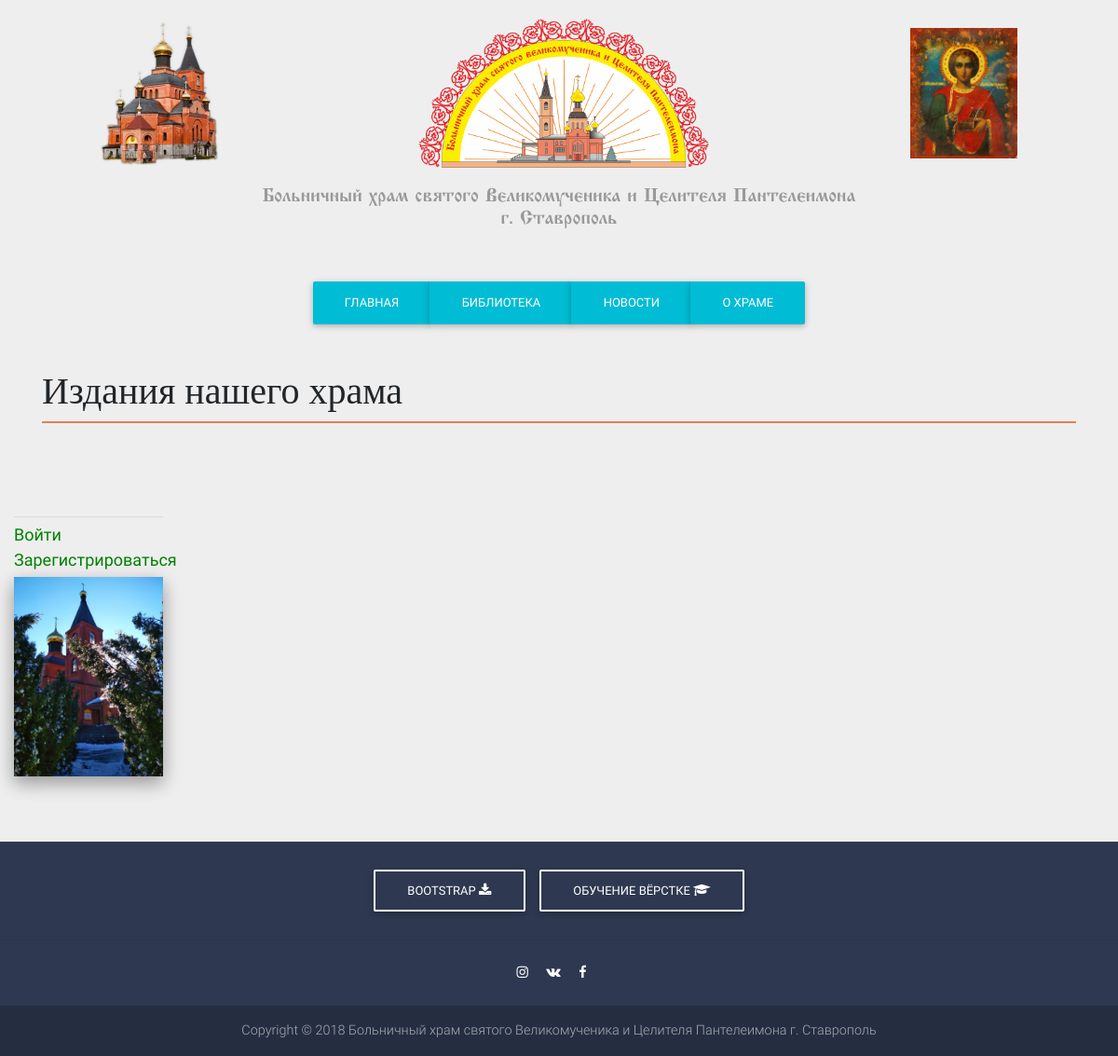
The page /pages/p_biblioteka.php on the database as committed earlier.
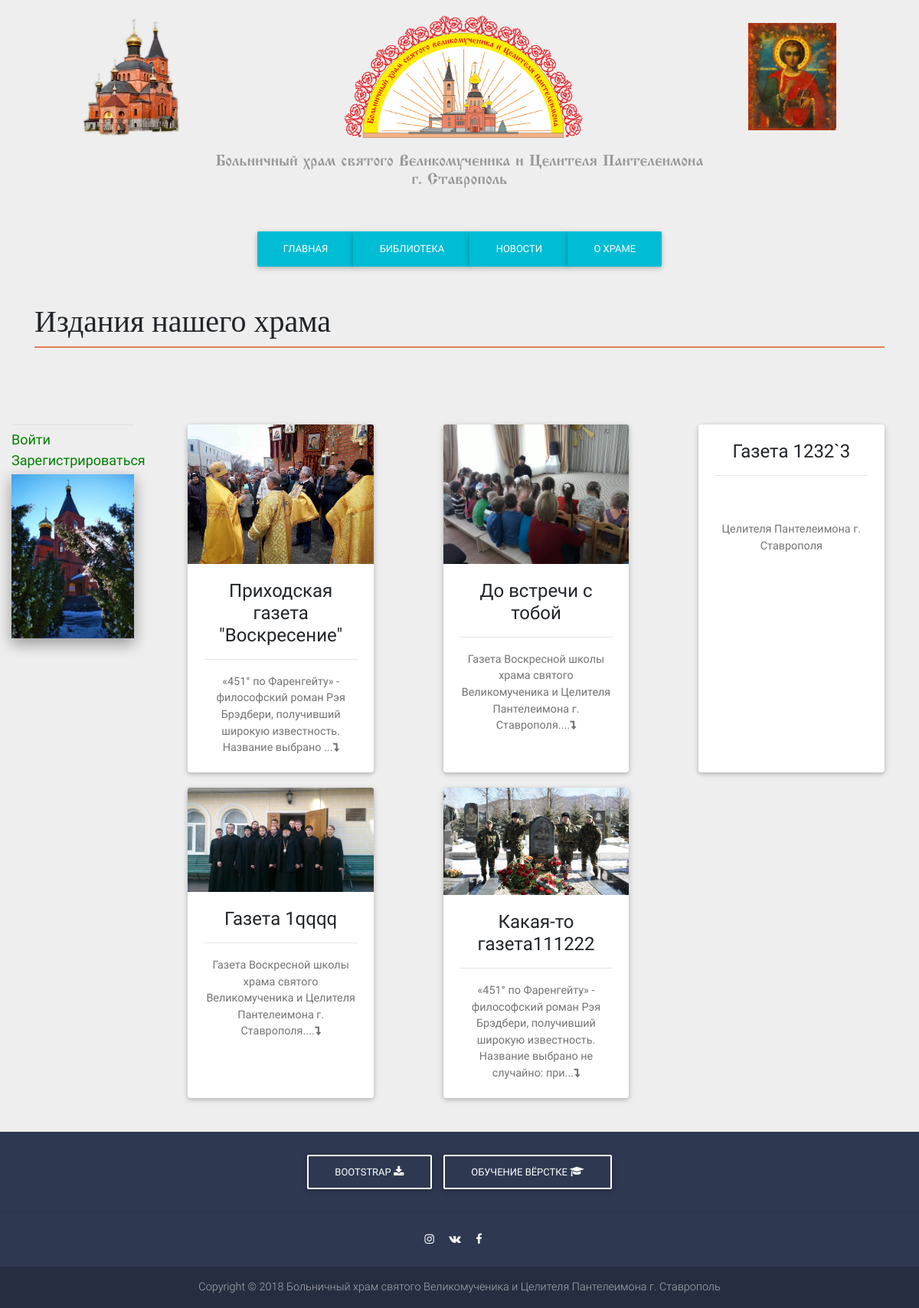
The same page on the database as committed later.
### tables this page shows
CREATE TABLE `publishing_blocks` (
  `id` int(11) NOT NULL,
  `block_name` varchar(100) NOT NULL,
  `block_image` varchar(500) NOT NULL,
  `block_description` varchar(500) NOT NULL,
  `block_hidden` tinyint(1) NOT NULL
);

### pages/p_biblioteka.php (the view, shortened to what this page needs)
<?php
require_once $_SERVER['DOCUMENT_ROOT'].'/scripts/s_functions.php';
get_header_site ('Библиотека', 'Электронная библиотека храма святого Великомученика и Целителя Пантелеимона <br> г. Ставрополь');
get_menu ();
page_title ('Издания нашего храма');
?>
<main>
	<section class="container-fluid">
		<div class="row">
			<div class="col-sm-0 col-lg-2">
				<?php get_sidebar (); ?>
			</div>
			<div class="col-sm-12 col-lg-10">
				<div class="content">
					<div class="row">
				<?php
				$select_query = sprintf("SELECT * FROM publishing_blocks");
				$result = mysqli_query($link, $select_query);
				while ($row = mysqli_fetch_array($result)) {
					if(strlen($row["block_description"])>"120") $str = "...<i class='fa fa-level-down' aria-hidden='true'></i>"; else $str = "";
						$descr_cut = mb_substr(strip_tags($row["block_description"]), 0, 120, 'utf-8');
					if ($_SESSION['id'] == null or $_SESSION['id'] > 1) {
						$hidden = $row['block_hidden'];
						if ($hidden == 0) {
							$color = "display: none";}
							else {
								continue(1);
							}
						}
						echo "
						<div class='col-sm-12 col-md-6 col-lg-4 d-flex justify-content-center'>
						<div class='card pub-block'>
						<div class='no_error' style='".$color." ".$border."'><strong>".$no_error."</strong><br>".$edit."<br>".$delete."</div>
						<div class='view overlay'>
						<img class='card-img-top m-0 p-0' src=/".$row["block_image"]." alt=''>
						<a href='/pages/biblioteka/p_publishing_page.php?id=".$row["id"]."'>
						<div class='mask rgba-white-slight'></div>
						</a>
						</div>
						<div class='card-body'>
						<table class='pub-block-wrap' style='height: 150px;'>
					  <tbody>
					    <tr>
					      <td class='align-top'><h4 class='card-title'>".$row["block_name"]."<hr></h4></td>
					    </tr>
					    <tr>
					      <td class='align-bottom'><a href='/pages/biblioteka/p_publishing_page.php?id=".$row["id"]."'><p class='card-text align-text-bottom'>".$descr_cut.$str."</p></a>
					      </td>
					    </tr>
					  </tbody>
						</table>
						</div>
						</div>
						</div>";}?>
					</div>
				</div>
			</div>
		</div>
	</section>
</main>
<?php
get_footer ();
?>

### scripts/s_functions.php (shortened to what this page needs)
<?php
function get_header_site ($title_br, $header_subtitle) {
	echo <<<EOD
	<!DOCTYPE html>
	<html lang='ru'>
	<head>
	<link rel="stylesheet" href="https://maxcdn.bootstrapcdn.com/font-awesome/4.7.0/css/font-awesome.min.css">
	<link href="/css/bootstrap.min.css" rel="stylesheet">
	<link href="/css/mdb.min.css" rel="stylesheet">
	<link href="/css/style.css" rel="stylesheet">
	<link rel='stylesheet' href='/css/bootstrap-grid.min.css'>
	<link href="http://allfont.ru/allfont.css?fonts=ds-russia-demo" rel="stylesheet" type="text/css">
	<link href="http://allfont.ru/allfont.css?fonts=zanesennyj" rel="stylesheet" type="text/css">
	<title>$title_br</title>
</head>
<body>
	<div class="header_site ">
		<div class="logo_block">
			<img id="logo_1" src="/images/original-233x285.png" alt="">
			<img id="logo_2" src="/images/logo.png" alt="">
			<img id="logo_3" src="/images/iconPanteleimon.jpg" alt="">
		</div>
		<div class="header_title">
		<h4>Больничный храм святого Великомученика и Целителя Пантелеимона <br> г. Ставрополь</h4>
		</div>
		<div class="header_subtitle">
		</div>
	</div>
EOD;
}
function get_menu () {
	$s1 = "Главная";
	$s2 = "Библиотека";
	$s3 = "Новости";
	$s4 = "О храме";
echo <<<EOD
		<div class="wrap justify-content-center mb-5">
		  <div class="btn-group" role="group" aria-label="Basic example">
		    <button type="button" class="btn btn-cyan" onclick=location.href="/index.php">$s1</button>
		    <button type="button" class="btn btn-cyan" onclick=location.href="/pages/p_biblioteka.php">$s2</button>
		    <button type="button" class="btn btn-cyan" onclick=location.href="/pages/p_news.php">$s3</button>
		    <button type="button" class="btn btn-cyan" onclick=location.href="/pages/p_o_hrame.php">$s4</button>
EOD;
echo <<<EOD
    	</div>
		</div>
EOD;
}
function get_sidebar () {
echo <<<EOD
<div class="sidebar">
EOD;
			if (empty($_SESSION['login']) or empty($_SESSION['id'])) {
				echo
				"<div class='login_signup'>
				<a href='/pages/p_login.php'><p>Войти</p></a>
				<a href='/pages/p_registration.php'><p>Зарегистрироваться</p></a>
				</div>";
			} else {
				echo
				"<div class='login_signup'>
				Здравствуйте, <b>".$_SESSION['login']."</b>
				<a href='/scripts/s_logout.php'><p>Выйти</p></a>
				</div>";
			}
echo
<<<EOD
<img src="/images/341acbc6-a2da-467d-81b3-8ec7269ed109.jfif" class="img-fluid z-depth-2 mb-3" alt="">
EOD;
echo <<<EOD
</div>
EOD;
}
function page_title ($page_title) {
	echo
	<<<EOD
	<div class="container">
		<div class="page_title">
				<h1>$page_title</h1>
		</div>
	</div>
EOD;
}
function get_footer () {
echo <<<EOD
	<footer class="page-footer text-center font-small mdb-color darken-2 mt-4 wow fadeIn">
	<div class="pt-4">
		<a href="#" class="btn btn-outline-white">
			Bootstrap <i class="fa fa-download"></i>
		</a>
		<a href="#" class="btn btn-outline-white">
			Обучение вёрстке <i class="fa fa-graduation-cap"></i>
		</a>
	</div>
	<hr class="my-4">
	<div class="pb-4">
		<a href="#"><i class="fa fa-instagram mr-3"></i></a>
		<a href="#"><i class="fa fa-vk mr-3"></i></a>
		<a href="#"><i class="fa fa-facebook mr-3"></i></a>
	</div>
	<div class="footer-copyright py-3">
		Copyright © 2018 Больничный храм святого Великомученика и Целителя Пантелеимона
г. Ставрополь
	</div>
</footer>
</body>
</html>
<script>
  var sticky = new Sticky('[data-sticky]');
</script>
<script src="https://code.jquery.com/jquery-3.3.1.slim.min.js"></script>
<script src="https://cdnjs.cloudflare.com/ajax/libs/popper.js/1.14.3/umd/popper.min.js"></script>
<script src="https://stackpath.bootstrapcdn.com/bootstrap/4.1.3/js/bootstrap.min.js"></script>
EOD;
}
?>

### css/style.css (style rules this page uses)
html { height: auto; }
body { height: auto; background: #eee; }
a { text-decoration: none !important; }
table { border: 1px solid black; }
td { border: 1px solid black; text-align: center; }
table { width: 100%; }
h1, h2, h3, h5, h6 { font-family: 'Zanesennyj'; }
table td { font-size: 22px; }
.header_site { background-size: cover; }
.header_title { text-align: center; }
.header_title h4 { text-align: center; font-family: 'Izhitsa Regular'; color: #999; font-size: 20px; }
.header_subtitle { font-family: 'Old Standard TT', serif; margin-top: 10px; margin-bottom: 0px; padding: 0px 20px 20px 20px; text-align: center; color: #eee; text-shadow: 2px 2px 2px #756363; }
.login_signup { padding: 0px; font-family: 'Old Standard TT', serif; font-size: 18px; margin-top: 5px; margin-bottom: 5px; }
.login_signup p { margin: 0; color: green; }
.logo_block { display: -webkit-flex; display: -moz-flex; display: -ms-flex; display: -o-flex; display: flex; -webkit-flex-direction: row; -moz-flex-direction: row; -ms-flex-direction: row; -o-flex-direction: row; flex-direction: row; height: 200px; justify-content: space-around; -ms-align-items: center; align-items: center; }
#logo_1 { max-height: 77%; max-width: 20%; }
#logo_2 { max-height: 80%; max-width: 30%; }
#logo_3 { max-height: 70%; max-width: 20%; }
.page_title { margin-bottom: 100px; border-bottom: solid 2px #E47F50; }
.pub-block { justify-content: center; max-width: 80%; margin-bottom: 20px; }
.pub-block-wrap td, table { border: none; }
.sidebar { margin-right: 10px; margin-bottom: 30px; border-top: 1px solid #ddd; }
.wrap { display: -webkit-flex; display: -moz-flex; display: -ms-flex; display: -o-flex; display: flex; }
@media (min-width: 576px) { .wrap { display: none; } }
@media (min-width: 576px) { .sidebar { display: none; } }
@media (min-width: 768px) { .wrap { display: none; } }
@media (min-width: 992px) { .wrap { display: flex; } }
@media (min-width: 992px) { .sidebar { display: block; } }

Rows that differ between the two databases and show on the page:
now on this page (row edited): publishing_blocks: block_image (picture), block_name "Приходская газета \"Воскресение\"", block_description "«451° по Фаренгейту» - философский роман Рэя Брэдбери, получивший широкую известность. Название выбрано"
added publishing_blocks: block_image (picture), block_name "До встречи с тобой", block_description "Газета Воскресной школы храма святого Великомученика и Целителя Пантелеимона г. Ставрополя."
added publishing_blocks: block_name "Газета 1232`3", block_description "Целителя Пантелеимона г. Ставрополя"
added publishing_blocks: block_image (picture), block_name "Газета 1qqqq", block_description "Газета Воскресной школы храма святого Великомученика и Целителя Пантелеимона г. Ставрополя."
added publishing_blocks: block_image (picture), block_name "Какая-то газета111222", block_description "«451° по Фаренгейту» - философский роман Рэя Брэдбери, получивший широкую известность. Название выбрано не случайно: при"
